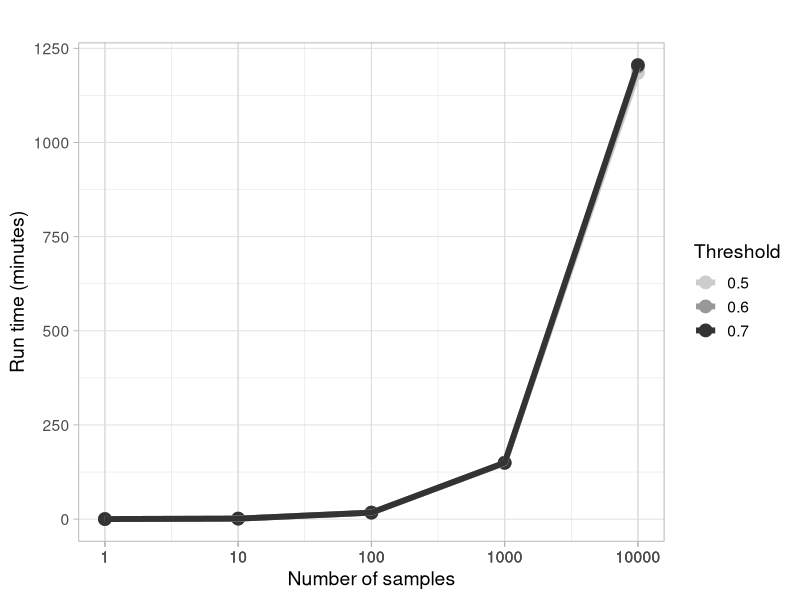

R code for this plot:
################################################################################
################################################################################
# FIGURE 1: Correlation between number of samples and runtime
################################################################################
################################################################################
# Packages
library(ggplot2)

################################################################################
# Open data frame
df <- readxl::read_xlsx("Processing_time_all_datasets.xlsx", sheet = 7)
names(df)
str(df)
df$Threshold <- as.character(df$Threshold)

################################################################################
# Final plot
ggplot(df, aes(x = samples, y = runtime_minutes, color = Threshold, group = Threshold)) +
  geom_point(size = 4) +
  geom_line(linewidth = 2) +
  scale_x_log10(breaks = df$samples) +
  scale_color_grey(start = 0.8, end = 0.2) +  # You can adjust the gray range here
  labs(
    title = " ",
    x = "Number of samples",
    y = "Run time (minutes)"
  ) +
  theme_light(base_size = 14)
################################################################################
################################################################################
